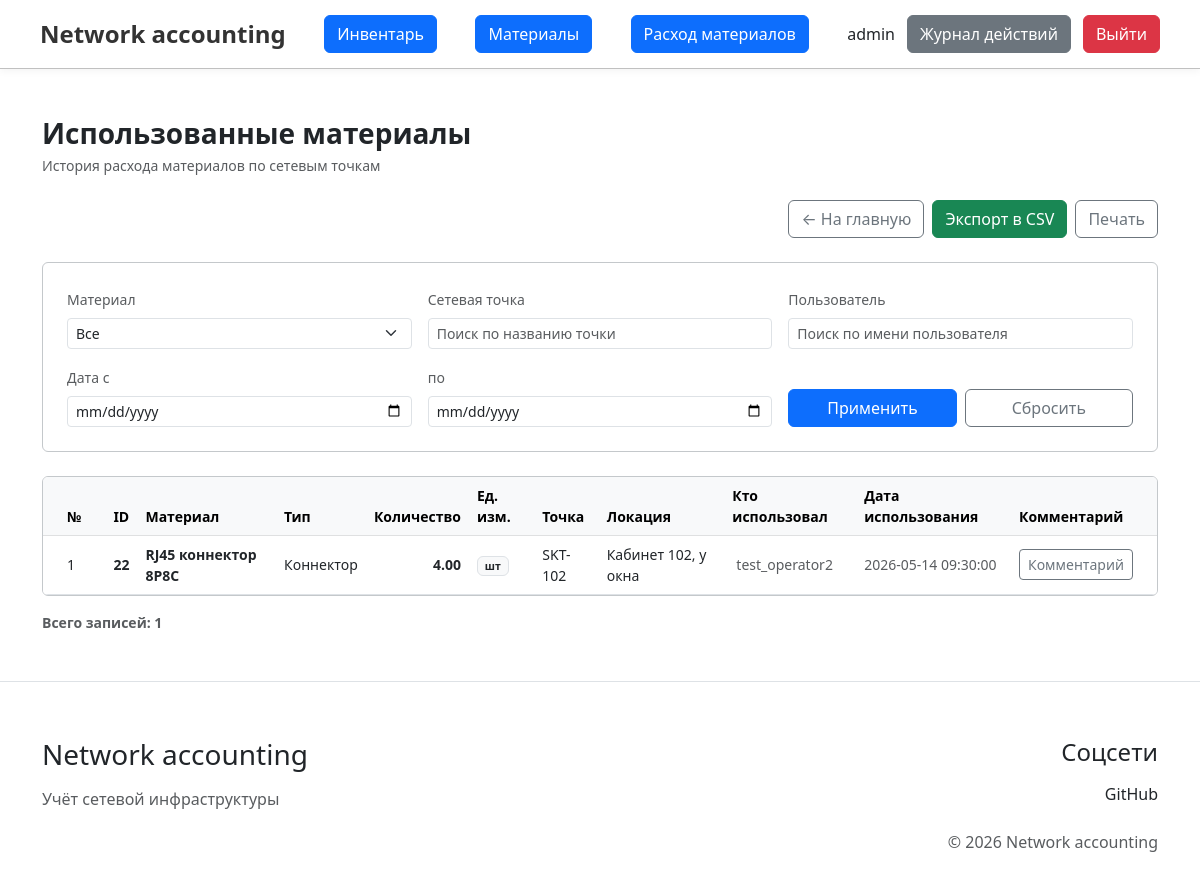
Screenshot of /controllers/materials_usage/materials_usage_view.php?action=index (signed in) with the database file from the repository.
### tables this page shows
CREATE TABLE `material_usage` (
  `id` int(11) NOT NULL AUTO_INCREMENT,
  `material_id` int(11) NOT NULL,
  `quantity` decimal(10,2) NOT NULL,
  `point_id` int(11) DEFAULT NULL,
  `defect_id` int(11) DEFAULT NULL,
  `used_by` int(11) NOT NULL,
  `used_at` datetime DEFAULT current_timestamp(),
  `comment` text DEFAULT NULL,
  PRIMARY KEY (`id`),
  KEY `material_id` (`material_id`),
  KEY `point_id` (`point_id`),
  KEY `defect_id` (`defect_id`),
  KEY `used_by` (`used_by`),
  CONSTRAINT `material_usage_ibfk_1` FOREIGN KEY (`material_id`) REFERENCES `materials` (`id`),
  CONSTRAINT `material_usage_ibfk_2` FOREIGN KEY (`point_id`) REFERENCES `network_points` (`id`) ON DELETE SET NULL,
  CONSTRAINT `material_usage_ibfk_3` FOREIGN KEY (`defect_id`) REFERENCES `defects` (`id`) ON DELETE SET NULL,
  CONSTRAINT `material_usage_ibfk_4` FOREIGN KEY (`used_by`) REFERENCES `users` (`id`)
);

CREATE TABLE `materials` (
  `id` int(11) NOT NULL AUTO_INCREMENT,
  `name` varchar(100) NOT NULL,
  `type` int(11) NOT NULL,
  `unit` enum('m','pcs') NOT NULL,
  PRIMARY KEY (`id`),
  KEY `fk_material_type` (`type`),
  CONSTRAINT `fk_material_type` FOREIGN KEY (`type`) REFERENCES `material_type` (`id`) ON UPDATE CASCADE
);

CREATE TABLE `material_type` (
  `id` int(11) NOT NULL AUTO_INCREMENT,
  `name` varchar(255) NOT NULL,
  `display_name` varchar(255) NOT NULL,
  PRIMARY KEY (`id`)
);

CREATE TABLE `network_points` (
  `id` int(11) NOT NULL AUTO_INCREMENT,
  `label` varchar(255) NOT NULL,
  `type` int(11) NOT NULL,
  `location` varchar(255) DEFAULT NULL,
  `status` int(11) NOT NULL,
  `last_check` timestamp DEFAULT NULL DEFAULT current_timestamp(),
  `point_created_at` timestamp NOT NULL DEFAULT current_timestamp(),
  `image_name` varchar(500) DEFAULT NULL,
  PRIMARY KEY (`id`),
  UNIQUE KEY `label` (`label`),
  KEY `fk_network_points_status` (`status`),
  KEY `fk_network_points_type` (`type`),
  CONSTRAINT `fk_network_points_status` FOREIGN KEY (`status`) REFERENCES `network_point_status` (`id`) ON UPDATE CASCADE,
  CONSTRAINT `fk_network_points_type` FOREIGN KEY (`type`) REFERENCES `network_point_type` (`id`) ON UPDATE CASCADE
);

CREATE TABLE `users` (
  `id` int(11) NOT NULL AUTO_INCREMENT,
  `login` varchar(50) NOT NULL,
  `password_hash` varchar(255) NOT NULL,
  `role` enum('admin','operator') DEFAULT 'operator',
  PRIMARY KEY (`id`),
  UNIQUE KEY `login` (`login`)
);

### app/includes/functions.php (called while the page is built, shortened)
<?php
function getAllMaterialUsageFiltered($pdo, $page = 1, $perPage = 10, $filters = [])
{
    $offset = ($page - 1) * $perPage;
    $where = [];
    $params = [];
    $whereClause = $where ? "WHERE " . implode(" AND ", $where) : "";
    $countSql = "
        SELECT COUNT(*)
        FROM material_usage mu
        LEFT JOIN network_points np ON mu.point_id = np.id
        LEFT JOIN users u ON mu.used_by = u.id
        $whereClause
    ";
    $countStmt = $pdo->prepare($countSql);
    $countStmt->execute();
    $total = $countStmt->fetchColumn();
    $sql = "SELECT
                mu.id,
                mu.quantity,
                mu.used_at,
                mu.comment,
                m.id AS material_id,
                m.name AS material_name,
                m.unit,
                mt.display_name AS material_type,
                np.id AS point_id,
                np.label AS point_label,
                np.location AS point_location,
                u.id AS user_id,
                u.login AS used_by_login
            FROM material_usage mu
            LEFT JOIN materials m ON mu.material_id = m.id
            LEFT JOIN material_type mt ON m.type = mt.id
            LEFT JOIN network_points np ON mu.point_id = np.id
            LEFT JOIN users u ON mu.used_by = u.id
            $whereClause
            ORDER BY mu.used_at DESC
            LIMIT $offset, $perPage";
    $stmt = $pdo->prepare($sql);
    $stmt->execute();
    return [
        'items' => $stmt->fetchAll(PDO::FETCH_ASSOC),
        'total' => $total,
        'page' => $page,
        'perPage' => $perPage,
        'totalPages' => ceil($total / $perPage)
    ];
}
?>

### app/view/material_usage/material_usage.php (the view, shortened to what this page needs)
<?php include '../../app/includes/header.php'; ?>
    <div class="container my-5">
        <div class="row mb-4 align-items-center">
            <div class="col-12">
                <h1 class="h3 mb-1 fw-bold">Использованные материалы</h1>
                <p class="text-muted small mb-0">История расхода материалов по сетевым точкам</p>
            </div>
        </div>
        <div class="d-flex flex-wrap gap-2 justify-content-end mb-4">
            <a href="../../" class="btn btn-outline-secondary">
                &larr; На главную
            </a>
            <a href="../export_to_csv.php?type=material_usage" class="btn btn-success">
                Экспорт в CSV
            </a>
            <button type="button" onclick="printDiv4('printable-table')" class="btn btn-outline-secondary">
                Печать
            </button>
        </div>
        <div class="card border-secondary-subtle bg-white mb-4">
            <div class="card-body p-4">
                <form method="GET" action="" class="row g-3">
                    <div class="col-md-4">
                        <label class="form-label small fw-medium text-muted">Материал</label>
                        <select name="material_id" class="form-select form-select-sm">
                            <option value="">Все</option>
                        </select>
                    </div>
                    <div class="col-md-4">
                        <label class="form-label small fw-medium text-muted">Сетевая точка</label>
                        <input
                                type="text"
                                name="point_label"
                                class="form-control form-control-sm"
                                placeholder="Поиск по названию точки"
                                value="<?= htmlspecialchars($_GET['point_label'] ?? ''); ?>"
                        >
                    </div>
                    <div class="col-md-4">
                        <label class="form-label small fw-medium text-muted">Пользователь</label>
                        <input
                                type="text"
                                name="used_by_login"
                                class="form-control form-control-sm"
                                placeholder="Поиск по имени пользователя"
                                value="<?= htmlspecialchars($_GET['used_by_login'] ?? ''); ?>"
                        >
                    </div>
                    <div class="col-md-4">
                        <label class="form-label small fw-medium text-muted">Дата с</label>
                        <input type="date" name="date_from" class="form-control form-control-sm"
                               value="<?= htmlspecialchars($_GET['date_from'] ?? ''); ?>">
                    </div>
                    <div class="col-md-4">
                        <label class="form-label small fw-medium text-muted">по</label>
                        <input type="date" name="date_to" class="form-control form-control-sm"
                               value="<?= htmlspecialchars($_GET['date_to'] ?? ''); ?>">
                    </div>
                    <div class="col-md-4 d-flex align-items-end gap-2">
                        <button type="submit" class="btn btn-primary w-50">Применить</button>
                        <a href="?action=index" class="btn btn-outline-secondary w-50 text-center">Сбросить</a>
                    </div>
                </form>
            </div>
        </div>
        <?php if (empty($result['items'])): ?>
            <div class="alert alert-light border border-secondary-subtle p-4 text-center text-muted">
                <strong>Нет данных об использовании материалов.</strong>
            </div>
        <?php else: ?>
            <div id="printable-table" class="table-responsive card border-secondary-subtle bg-white mb-3">
                <table class="table table-hover align-middle mb-0">
                    <thead class="table-light text-muted small">
                    <tr>
                        <th class="ps-4">№</th>
                        <?php if (($_SESSION['user_info']['role'] ?? 'null') === 'admin'): ?>
                            <th class="ps-4">ID</th>
                        <?php endif; ?>
                        <th>Материал</th>
                        <th>Тип</th>
                        <th class="text-end">Количество</th>
                        <th>Ед. изм.</th>
                        <th>Точка</th>
                        <th>Локация</th>
                        <th>Кто использовал</th>
                        <th>Дата использования</th>
                        <th class="pe-4">Комментарий</th>
                    </tr>
                    </thead>
                    <tbody class="small">
                    <?php foreach ($result['items'] as $item): ?>
                        <tr>
                            <td class="ps-4"><?= $offset++ ?></td>
                            <?php if (($_SESSION['user_info']['role'] ?? 'null') === 'admin'): ?>
                                <th class="ps-4"><?= $item['id'] ?></th>
                            <?php endif; ?>
                            <td><strong><?= htmlspecialchars($item['material_name'] ?? '—'); ?></strong></td>
                            <td><?= htmlspecialchars($item['material_type'] ?? '—'); ?></td>
                            <td class="text-end fw-bold"><?= $item['quantity']; ?></td>
                            <td>
                                <span class="badge bg-light text-dark border">
                                    <?= $item['unit'] == 'm' ? 'м' : 'шт'; ?>
                                </span>
                            </td>
                            <td><?= htmlspecialchars($item['point_label'] ?? '—'); ?></td>
                            <td><?= htmlspecialchars($item['point_location'] ?? '—'); ?></td>
                            <td>
                                <span class="text-muted"><?php echo htmlspecialchars($item['used_by_login'] ?? '—'); ?></span>
                            </td>
                            <td class="text-muted"><?= $item['used_at']; ?></td>
                            <td class="pe-4 text-truncate" style="max-width: 150px;"
                                title="<?= htmlspecialchars($item['comment'] ?? ''); ?>">
                                <?php if (empty($item['comment'])): ?>
                                    Без комментария
                                <?php else: ?>
                                    <button type="button" class="btn btn-sm btn-outline-secondary"
                                            onclick="document.getElementById('openComment<?= $offset ?>').showModal()">
                                        Комментарий
                                    </button>
                                <?php endif; ?>
                            </td>
                        </tr>
                    <?php endforeach; ?>
                    </tbody>
                </table>
            </div>
            <div class="d-flex justify-content-between align-items-center mt-3 small text-muted">
                <div>
                    <strong>Всего записей: <?php echo $result['total']; ?></strong>
                </div>
            </div>
        <?php endif; ?>
    </div>
<?php include '../../app/includes/footer.php'; ?>

### public/assets/css/style.css (style rules this page uses)
html, body { height: 100%; margin: 0; padding: 0; }
body { display: flex; flex-direction: column; min-height: 100vh; }

### rows the page displays
material_usage: id "22", material.name "RJ45 коннектор 8P8C", material_type.display_name "Коннектор", quantity "4.00", point.label "SKT-102", point.location "Кабинет 102, у окна", used_by.login "test_operator2", used_at "2026-05-14 09:30:00"

### other values shown
$_SESSION['user_info']['login'] "admin"
$result['total'] "1"
